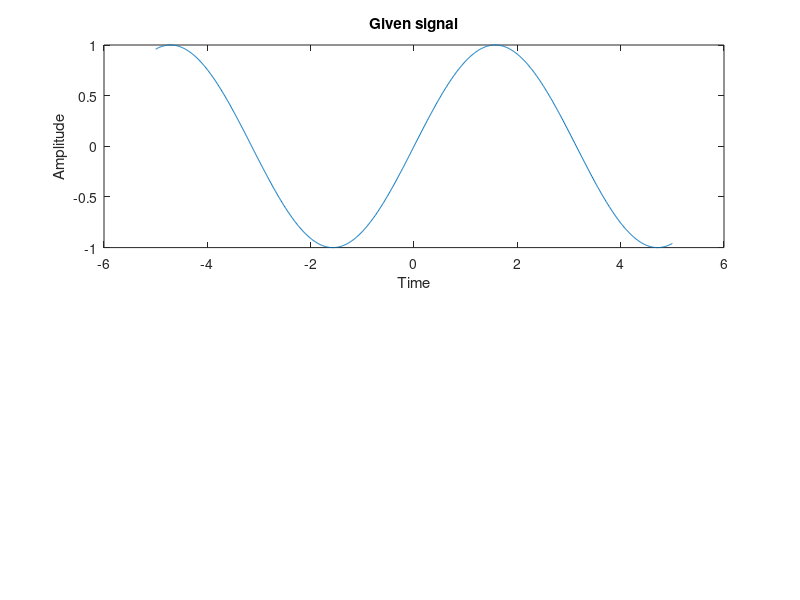

Source code (MATLAB):
clear;
close all;
n=-5:.01:5;
x=sin(n);
subplot(2,2,1:2);
plot(n,x);
xlabel('Time');
ylabel('Amplitude');
title('Given signal');

gama=999;
for m=0:999
    count=0;
    for k=-5:5
        count=count+sin(k)*sin(k-m);
    end
    gama=count;
    fprintf('%d\n',gama);
    if(gama==0)
        break;
    end
end
